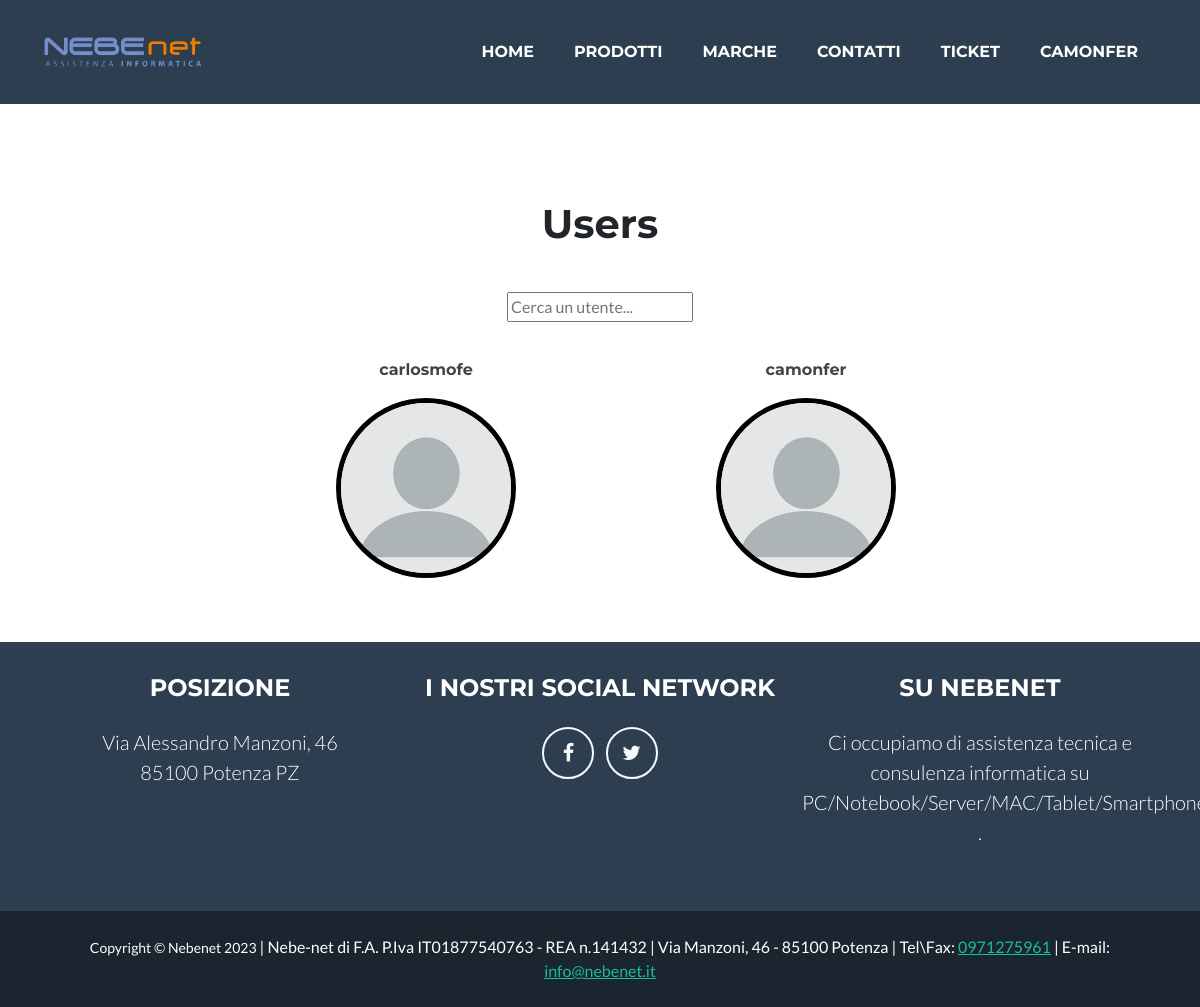
/usuarios/ (signed in), run on the app's committed database.
### nebenet_app/models.py (models this page shows, shortened)
class User(AbstractUser):
    email = models.EmailField(unique=True)
    image = models.ImageField(upload_to ='img/')
    date = models.DateTimeField(auto_now=True)

### nebenet_app/views.py (the view)
# urls.py: path('usuarios/', User_List.as_view(), name="usuarios-lista"),
class User_List(LoginRequiredMixin, ListView):
    model = User
    template_name = "./nebenet_app/user_list.html"

### nebenet_app/templates/nebenet_app/user_list.html (shortened to what this page needs)
{% extends 'base.html' %}
{% block content %}
{% load static %}
<header class="masthead">
</header>
<center><h1>Users</h1></center>
    <body>
    <center>
    <div class="padding3 container">
        <form action="{% url 'search' %}" method="get" >
            <input name="q" type="text" placeholder="Cerca un utente...">
        </form>
    </div>
        <center>
        <ul>
                <div class="container">
                    <div class="row justify-content-center">
          {% for user in object_list %}
                    <div class="col-md-6 col-lg-4 mb-5">
                        <div class="portfolio-item mx-auto" data-bs-toggle="modal" data-bs-target="#portfolioModal{{ forloop.counter0 }}">
                            <div class="portfolio-item-caption d-flex align-items-center justify-content-center h-100 w-100">
                                <p class="nombrepro">{{ user.username }}</p>
                            </div>
                            <a href="{{ user.pk }}"><img class="img-fluidbrand1"
                            {% if user.image %}src="/media/{{ user.image }}"{% else %} src="/static/assets/img/noprof.webp"{% endif %}alt="..." /></a>
                        </div>
                    </div>
            {% endfor %}
        </ul>
        </center>
    </body>
{% endblock %}

### nebenet_app/templates/base.html (shortened to what this page needs)
<!DOCTYPE html>
{% load static %}
<html lang="en">
    <head>
        <link rel="stylesheet" href="https://cdnjs.cloudflare.com/ajax/libs/font-awesome/4.7.0/css/font-awesome.min.css">
        <link href="/static/css/styles.css" rel="stylesheet" />
    </head>
    <body id="page-top">
        <nav class="navbar navbar-expand-lg bg-secondary text-uppercase fixed-top" id="mainNav">
            <div class="container">
                <a class="navbar-brand" href="{% url 'index' %}"><img class="logomain" src="/static/assets/img/logo.png" alt="..." /></a>
                <div class="collapse navbar-collapse" id="navbarResponsive">
                    <ul class="navbar-nav ms-auto">
                        <li class="nav-item mx-0 mx-lg-1"><a class="nav-link py-3 px-0 px-lg-3 rounded" href="{% url 'index' %}">Home</a></li>
                        {% if user.is_staff %}
                        <li class="nav-item mx-0 mx-lg-1">
                            <a class="nav-link py-3 px-0 px-lg-3 rounded" href="{% url 'products_admin_list' %}">Prodotti</a>
                        </li>
                        {% else %}
                        <li class="nav-item mx-0 mx-lg-1">
                            <a class="nav-link py-3 px-0 px-lg-3 rounded" href="{% url 'vitrina' %}">Prodotti</a>
                        </li>
                        {% endif %}
                        <li class="nav-item mx-0 mx-lg-1"><a class="nav-link py-3 px-0 px-lg-3 rounded" href="{% url 'brands' %}">Marche</a></li>
                        <li class="nav-item mx-0 mx-lg-1"><a class="nav-link py-3 px-0 px-lg-3 rounded" href="/company/1/">Contatti</a></li>
                        {% if request.user.is_authenticated %}
                        <li class="nav-item mx-0 mx-lg-1"><a class="nav-link py-3 px-0 px-lg-3 rounded" href="{% url 'tickets_add' %}">Ticket</a></li>
                        <div class="dropdown"><li class="nav-item mx-0 mx-lg-1"><a class="dropbtn nav-link py-3 px-0 px-lg-3 rounded" href="/usuarios/{{ request.user.pk }}">{{ request.user.username }}</a></li>
                            </div>
                        {% else %}
                        <li class="nav-item mx-0 mx-lg-1"><a class="nav-link py-3 px-0 px-lg-3 rounded" href="{% url 'login' %}">Login</a></li>
                        <li class="nav-item mx-0 mx-lg-1"><a class="nav-link py-3 px-0 px-lg-3 rounded" href="{% url 'user-add' %}">Registrate</a></li>
                        {% endif %}
                    </ul>
                </div>
            </div>
        </nav>
        {% block content %}
        {% endblock %}
        <footer class="footer text-center">
            <div class="container">
                <div class="row">
                    <div class="col-lg-4 mb-5 mb-lg-0">
                        <h4 class="text-uppercase mb-4">Posizione</h4>
                        <p class="lead mb-0">
                            Via Alessandro Manzoni, 46
                            <br />
                            85100 Potenza PZ
                        </p>
                    </div>
                    <div class="col-lg-4 mb-5 mb-lg-0 buttons effect amiens">
                        <h4 class="text-uppercase mb-4">I nostri social network</h4>
                        <a class="btn btn-outline-light btn-social mx-1" href="https://www.facebook.com/nebenetpz/?ref=ts&fref=ts" title="Join us on Facebook"><i class="fa fa-facebook" aria-hidden="true"></i></a>
                        <a class="btn btn-outline-light btn-social mx-1" href="https://twitter.com/nebenet" title="Join us on Twitter"><i class="fa fa-twitter" aria-hidden="true"></i></a>
                    </div>
                    <div class="col-lg-4">
                        <h4 class="text-uppercase mb-4">Su Nebenet</h4>
                        <p class="lead mb-0">
                            Ci occupiamo di assistenza tecnica e consulenza informatica su PC/Notebook/Server/MAC/Tablet/Smartphone
                            .
                        </p>
                    </div>
                </div>
            </div>
        </footer>
        <div class="copyright py-4 text-center text-white">
            <div class="container"><small>Copyright &copy; Nebenet 2023</small> | Nebe-net di F.A. P.Iva IT01877540763 - REA n.141432 | Via Manzoni, 46 - 85100 Potenza | Tel\Fax: <a href="tel:0971275961">0971275961</a> | E-mail:<a href="mailto: info@nebenet.it"> info@nebenet.it</a> </div>
        </div>
    </body>
</html>

### data on the page
User: user.username "CAMONFER", username "camonfer"
User: username "carlosmofe"
